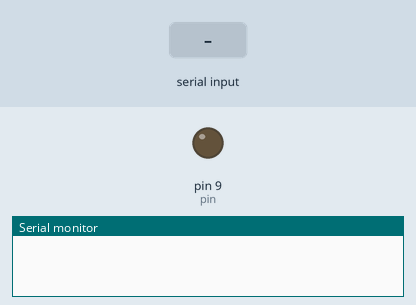
Recording of a sketch running on a simulated Arduino Uno, built with avr-gcc and run on an emulated ATmega328P. Shown: output pins drawn as LEDs (lit = HIGH), the last lines printed to the serial monitor. The inputs (shaded band) are chosen by the test bench.

Above: at 1.2 s.
1.3 s: byte 1 (1) received over Serial
At 2.6 s:
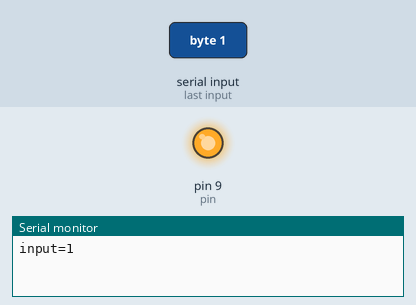
Timing chart, 0 to 4.3 s (numbered marks = the images above; inputs shaded):
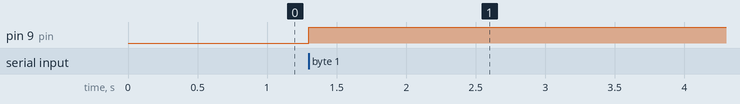

Measured:
- after the input at 1.3 s, pin 9 (pin): LOW → HIGH at once

The sketch:

Comp_input_to_turn_light_on.ino
```cpp
#define pin 9

void setup() {
  pinMode(pin, OUTPUT);
  // put your setup code here, to run once:
  Serial.begin(9600);
}

void loop() {
  // put your main code here, to run repeatedly:

  if(Serial.available()>0){
  int input = Serial.read();
  if(input==1){
  digitalWrite(pin,HIGH);
  Serial.print("input=1");}
  else if (input==0)
  digitalWrite(pin,LOW);
  }
  }
```
